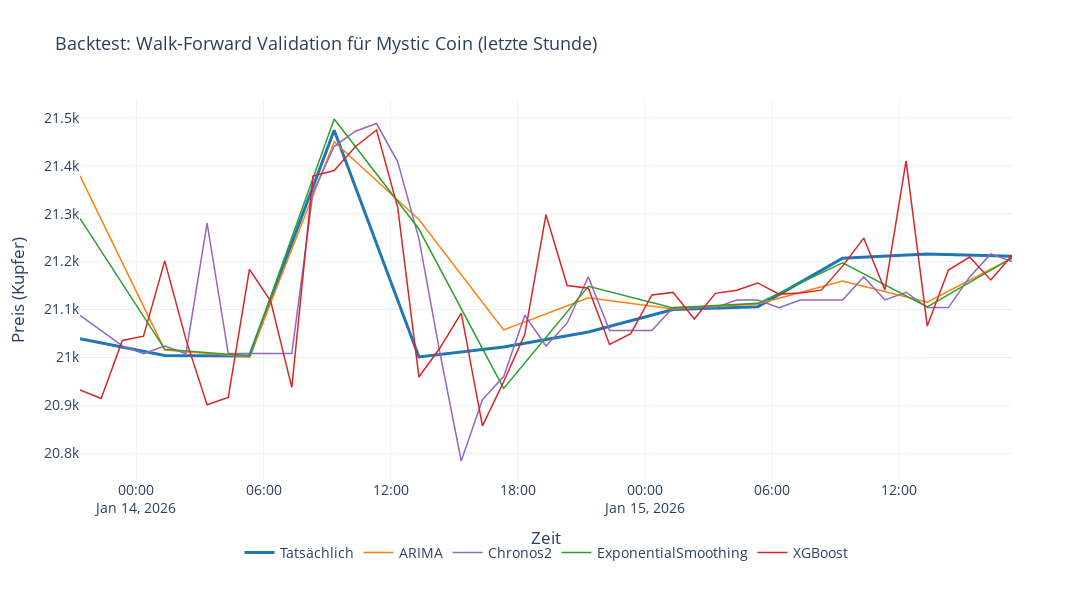

The notebook cell saved with this chart:
### Markdown cell above
## Screenshot 3: Backtest-Vergleich (Kurzansicht - letzter Tag)

### Code cell
# Kurzansicht: Letzte 12 Datenpunkte (ca. 1 Stunde bei 5-Minuten-Intervallen)
# Hinweis: Der Backtest hat nur wenige Actual-Werte, daher kleinerer Ausschnitt
LAST_N_POINTS = 12

print(f"Vollständige Daten: {len(df_actual)} Actual-Werte, {len(df_hist)} Forecast-Werte")

# Letzte N Actual-Werte
df_actual_short = df_actual.tail(LAST_N_POINTS).copy()
cutoff_time = df_actual_short["timestamp"].min()
end_time = df_actual_short["timestamp"].max()

print(f"Kurzansicht Zeitraum: {cutoff_time} bis {end_time}")

# Nur Forecast-Daten im Kurzansicht-Zeitraum
df_hist_short = df_hist[
    (df_hist["timestamp"] >= cutoff_time) & 
    (df_hist["timestamp"] <= end_time)
].copy()

print(f"Gefiltert: {len(df_actual_short)} Actual-Werte, {len(df_hist_short)} Prognosen")

# Plot erstellen - NUR mit den gefilterten Daten
fig_backtest_short = go.Figure()

# Tatsächlicher Preisverlauf (dicker als Forecast-Linien)
fig_backtest_short.add_trace(go.Scatter(
    x=df_actual_short["timestamp"],
    y=df_actual_short["actual"],
    mode="lines",
    name="Tatsächlich",
    line=dict(color=ACTUAL_COLOR, width=3),
))

# Prognosen der einzelnen Modelle
models_in_short = df_hist_short["model"].unique() if len(df_hist_short) > 0 else []
print(f"Modelle in Kurzansicht: {list(models_in_short)}")

for model_name in models_in_short:
    df_model = df_hist_short[df_hist_short["model"] == model_name]
    fig_backtest_short.add_trace(go.Scatter(
        x=df_model["timestamp"],
        y=df_model["forecast"],
        mode="lines",
        name=model_name,
        line=dict(color=MODEL_COLORS.get(model_name, "#7f7f7f"), width=1.5),
    ))

# Layout
fig_backtest_short.update_layout(
    title="Backtest: Walk-Forward Validation für Mystic Coin (letzte Stunde)",
    xaxis_title="Zeit",
    yaxis_title="Preis (Kupfer)",
    template="plotly_white",
    legend=dict(orientation="h", yanchor="top", y=-0.15, xanchor="center", x=0.5),
    font=dict(size=14),
    title_font_size=18,
    width=1200,
    height=600,
    margin=dict(b=120),
)

fig_backtest_short.show()

### Figure 1 — Plotly figure (JSON) as saved in the notebook; plotly's stock layout.template omitted (floating-point values rounded to 4 significant figures)
{"data": [{"line": {"color": "#1f77b4", "width": 3}, "mode": "lines", "name": "Tatsächlich", "type": "scatter", "x": ["2026-01-13T21:20:00", "2026-01-14T01:20:00", "2026-01-14T05:20:00", "2026-01-14T09:20:00", "2026-01-14T13:20:00", "2026-01-14T17:20:00", "2026-01-14T21:20:00", "2026-01-15T01:20:00", "2026-01-15T05:20:00", "2026-01-15T09:20:00", "2026-01-15T13:20:00", "2026-01-15T17:20:00"], "y": [21040.0, 21000.0, 21000.0, 21470.0, 21000.0, 21020.0, 21050.0, 21100.0, 21110.0, 21210.0, 21220.0, 21210.0]}, {"line": {"color": "#ff7f0e", "width": 1.5}, "mode": "lines", "name": "ARIMA", "type": "scatter", "x": ["2026-01-13T21:20:00", "2026-01-14T01:20:00", "2026-01-14T05:20:00", "2026-01-14T09:20:00", "2026-01-14T13:20:00", "2026-01-14T17:20:00", "2026-01-14T21:20:00", "2026-01-15T01:20:00", "2026-01-15T05:20:00", "2026-01-15T09:20:00", "2026-01-15T13:20:00", "2026-01-15T17:20:00"], "y": [21380.0, 21020.0, 21000.0, 21450.0, 21290.0, 21060.0, 21120.0, 21100.0, 21110.0, 21160.0, 21120.0, 21210.0]}, {"line": {"color": "#9467bd", "width": 1.5}, "mode": "lines", "name": "Chronos2", "type": "scatter", "x": ["2026-01-13T21:20:00", "2026-01-13T22:20:00", "2026-01-13T23:20:00", "2026-01-14T00:20:00", "2026-01-14T01:20:00", "2026-01-14T02:20:00", "2026-01-14T03:20:00", "2026-01-14T04:20:00", "2026-01-14T05:20:00", "2026-01-14T06:20:00", "2026-01-14T07:20:00", "2026-01-14T08:20:00", "2026-01-14T09:20:00", "2026-01-14T10:20:00", "2026-01-14T11:20:00", "2026-01-14T12:20:00", "2026-01-14T13:20:00", "2026-01-14T14:20:00", "2026-01-14T15:20:00", "2026-01-14T16:20:00", "2026-01-14T17:20:00", "2026-01-14T18:20:00", "2026-01-14T19:20:00", "2026-01-14T20:20:00", "2026-01-14T21:20:00", "2026-01-14T22:20:00", "2026-01-14T23:20:00", "2026-01-15T00:20:00", "2026-01-15T01:20:00", "2026-01-15T02:20:00", "2026-01-15T03:20:00", "2026-01-15T04:20:00", "2026-01-15T05:20:00", "2026-01-15T06:20:00", "2026-01-15T07:20:00", "2026-01-15T08:20:00", "2026-01-15T09:20:00", "2026-01-15T10:20:00", "2026-01-15T11:20:00", "2026-01-15T12:20:00", "2026-01-15T13:20:00", "2026-01-15T14:20:00", "2026-01-15T15:20:00", "2026-01-15T16:20:00", "2026-01-15T17:20:00"], "y": [21090.0, 21060.0, 21020.0, 21010.0, 21020.0, 21010.0, 21280.0, 21010.0, 21010.0, 21010.0, 21010.0, 21340.0, 21440.0, 21470.0, 21490.0, 21410.0, 21250.0, 21010.0, 20780.0, 20910.0, 20960.0, 21090.0, 21020.0, 21070.0, 21170.0, 21060.0, 21060.0, 21060.0, 21100.0, 21100.0, 21100.0, 21120.0, 21120.0, 21100.0, 21120.0, 21120.0, 21120.0, 21170.0, 21120.0, 21140.0, 21100.0, 21100.0, 21170.0, 21220.0, 21200.0]}, {"line": {"color": "#2ca02c", "width": 1.5}, "mode": "lines", "name": "ExponentialSmoothing", "type": "scatter", "x": ["2026-01-13T21:20:00", "2026-01-14T01:20:00", "2026-01-14T05:20:00", "2026-01-14T09:20:00", "2026-01-14T13:20:00", "2026-01-14T17:20:00", "2026-01-14T21:20:00", "2026-01-15T01:20:00", "2026-01-15T05:20:00", "2026-01-15T09:20:00", "2026-01-15T13:20:00", "2026-01-15T17:20:00"], "y": [21290.0, 21020.0, 21000.0, 21500.0, 21270.0, 20940.0, 21150.0, 21100.0, 21110.0, 21200.0, 21110.0, 21210.0]}, {"line": {"color": "#d62728", "width": 1.5}, "mode": "lines", "name": "XGBoost", "type": "scatter", "x": ["2026-01-13T21:20:00", "2026-01-13T22:20:00", "2026-01-13T23:20:00", "2026-01-14T00:20:00", "2026-01-14T01:20:00", "2026-01-14T02:20:00", "2026-01-14T03:20:00", "2026-01-14T04:20:00", "2026-01-14T05:20:00", "2026-01-14T06:20:00", "2026-01-14T07:20:00", "2026-01-14T08:20:00", "2026-01-14T09:20:00", "2026-01-14T10:20:00", "2026-01-14T11:20:00", "2026-01-14T12:20:00", "2026-01-14T13:20:00", "2026-01-14T14:20:00", "2026-01-14T15:20:00", "2026-01-14T16:20:00", "2026-01-14T17:20:00", "2026-01-14T18:20:00", "2026-01-14T19:20:00", "2026-01-14T20:20:00", "2026-01-14T21:20:00", "2026-01-14T22:20:00", "2026-01-14T23:20:00", "2026-01-15T00:20:00", "2026-01-15T01:20:00", "2026-01-15T02:20:00", "2026-01-15T03:20:00", "2026-01-15T04:20:00", "2026-01-15T05:20:00", "2026-01-15T06:20:00", "2026-01-15T07:20:00", "2026-01-15T08:20:00", "2026-01-15T09:20:00", "2026-01-15T10:20:00", "2026-01-15T11:20:00", "2026-01-15T12:20:00", "2026-01-15T13:20:00", "2026-01-15T14:20:00", "2026-01-15T15:20:00", "2026-01-15T16:20:00", "2026-01-15T17:20:00"], "y": [20930.0, 20910.0, 21040.0, 21040.0, 21200.0, 21040.0, 20900.0, 20920.0, 21180.0, 21120.0, 20940.0, 21380.0, 21390.0, 21440.0, 21470.0, 21310.0, 20960.0, 21020.0, 21090.0, 20860.0, 20950.0, 21050.0, 21300.0, 21150.0, 21140.0, 21030.0, 21050.0, 21130.0, 21140.0, 21080.0, 21130.0, 21140.0, 21160.0, 21130.0, 21130.0, 21140.0, 21190.0, 21250.0, 21140.0, 21410.0, 21070.0, 21180.0, 21210.0, 21160.0, 21210.0]}], "layout": {"font": {"size": 14}, "height": 600, "legend": {"orientation": "h", "x": 0.5, "xanchor": "center", "y": -0.15, "yanchor": "top"}, "margin": {"b": 120}, "title": {"font": {"size": 18}, "text": "Backtest: Walk-Forward Validation für Mystic Coin (letzte Stunde)"}, "width": 1200, "xaxis": {"title": {"text": "Zeit"}}, "yaxis": {"title": {"text": "Preis (Kupfer)"}}}}
